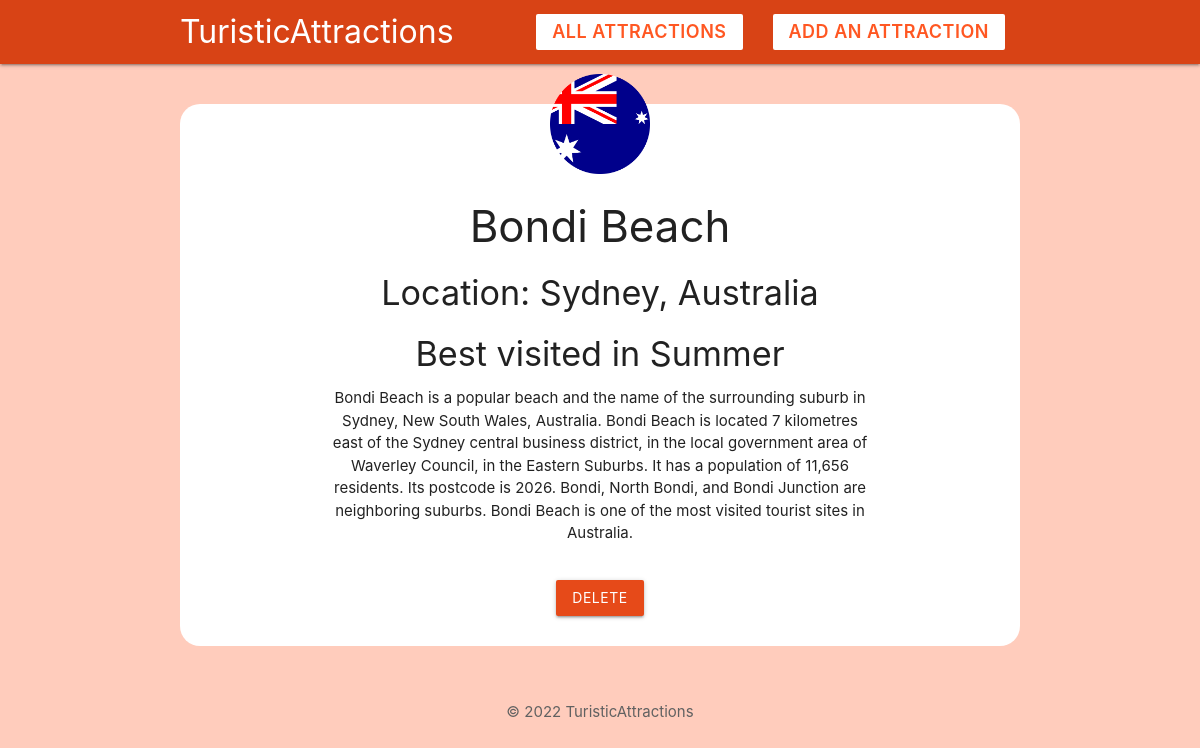
Screenshot of /attraction.php?id=6 with the database file from the repository.
### tables this page shows
CREATE TABLE `country` (
  `id` int(11) NOT NULL,
  `name` varchar(100) NOT NULL,
  `img` varchar(100) NOT NULL
);

CREATE TABLE `attraction` (
  `id` int(11) NOT NULL,
  `countryid` int(11) NOT NULL,
  `name` varchar(100) NOT NULL,
  `location` varchar(100) NOT NULL,
  `description` varchar(4000) NOT NULL,
  `best_visited` varchar(10) NOT NULL
);

### attraction.php (the view, shortened to what this page needs)
<?php
if (isset($_GET['id'])) {
    $attractionid = mysqli_real_escape_string($conn, $_GET['id']);
    $query = "SELECT * FROM attraction WHERE id='$attractionid'";
    $result = mysqli_query($conn, $query);
    $attraction = mysqli_fetch_assoc($result);
    $query = "SELECT * FROM country WHERE id={$attraction['countryid']}";
    $result = mysqli_query($conn, $query);
    $country = mysqli_fetch_assoc($result);
}
?>
<!DOCTYPE html>
<html lang="en">
<?php include('templates/header.php'); ?>
<?php if ($attraction == null) : ?>
    <h1 class="center">There is no such attraction in database!</h1>
    <div class="center">
        <a href="index.php" class="btn center deep-orange accent-2">Return</a>
    </div>
<?php else : ?>
    <div class="container center">
        <div class="card z-depth-0 radius-card" style="padding-bottom: 30px;">
            <img src="<?php echo $country['img']; ?>" alt="icon" class="icon-card">
            <h3><?php echo $attraction['name']; ?></h3>
            <h4>Location: <?php echo $attraction['location']; ?>, <?php echo $country['name']; ?></h4>
            <h4>Best visited in <?php echo $attraction['best_visited']; ?></h4>
            <p style="padding-left: 150px; padding-right:150px"><?php echo $attraction['description']; ?></p>
            <form action="<?php echo $_SERVER['PHP_SELF'] ?>" method="POST" style="padding-top:20px">
                <input type="submit" name="delete" value="delete" class="btn center deep-orange darken-2">
            </form>
        </div>
    </div>
<?php endif; ?>
<?php include('templates/footer.php'); ?>
</html>

### templates/header.php (style rules this page uses)
.icon-card { max-height: 100px; margin: 40px auto -30px; display: block; position: relative; top: -30px; }
.radius-card { border-radius: 20px; }

### rows the page displays
country: img (picture), name "Australia"
attraction: name "Bondi Beach", location "Sydney", best_visited "Summer", description "Bondi Beach is a popular beach and the name of the surrounding suburb in Sydney, New South Wales, Australia. Bondi Beach is located 7 kilometres east of the Sydney central business district, in the local government area of Waverley Council, in the Eastern Suburbs. It has a population of 11,656 residents. Its postcode is 2026. Bondi, North Bondi, and Bondi Junction are neighboring suburbs. Bondi Beach is one of the most visited tourist sites in Australia."
